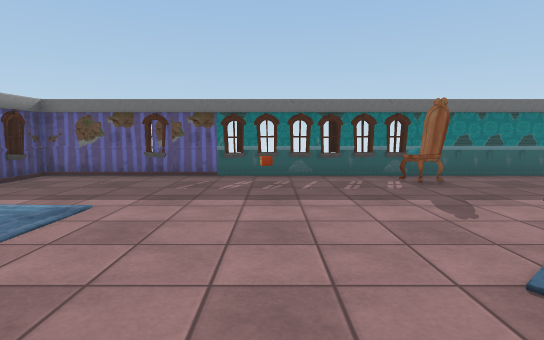
[1] (above)

16 first-person views from a walk through a 3-D level made in the Unity game engine. The camera is 1.2 m above the floor, tilts 6° down and sees 80° across. The floor is counted in squares, 1 m on a side. Each view is taken from the middle of a square. On the plan, view 1 faces up. The plan holds only what a view shows up to about 14 squares ahead; the rest is blank. The place goes on beyond the plan. Some animated figures are left out. Some surface patterns are stand-ins.

[2]
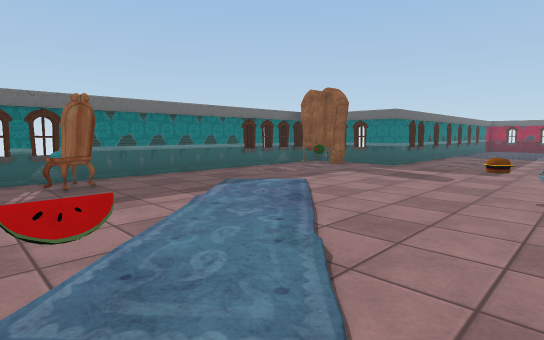

[3]
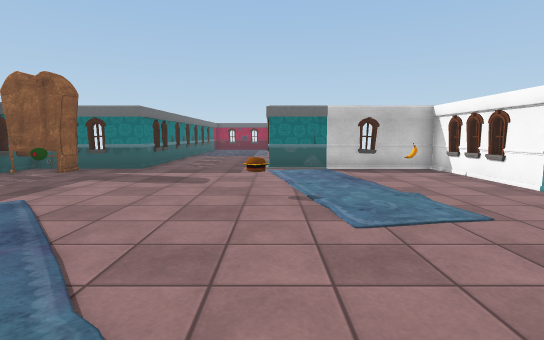

[4]
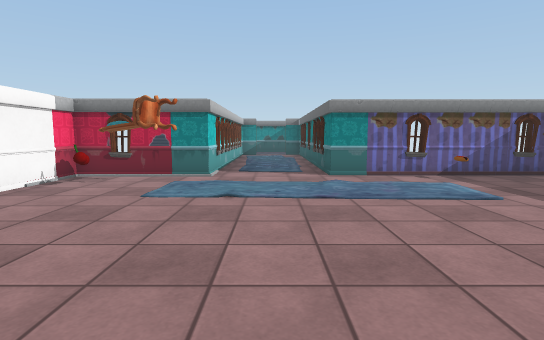

[5]
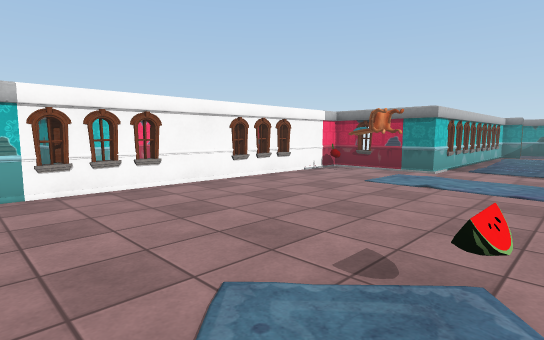

[6]
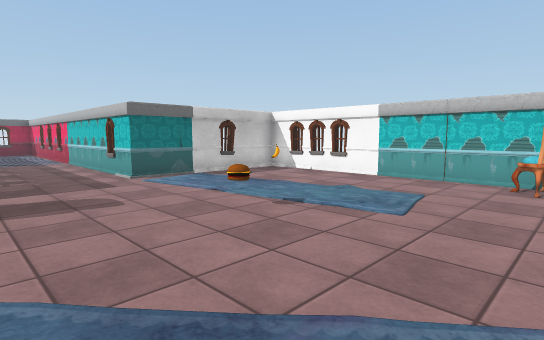

[7]
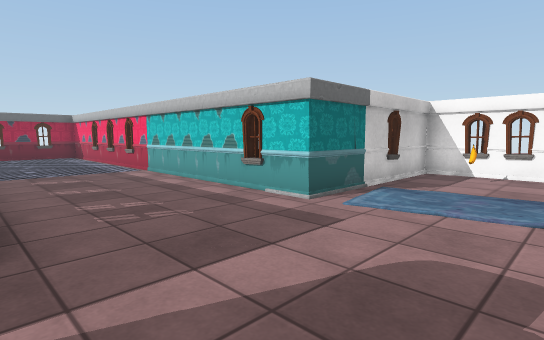

[8]
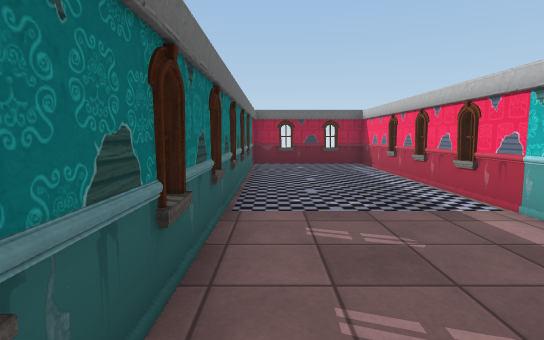

[9]
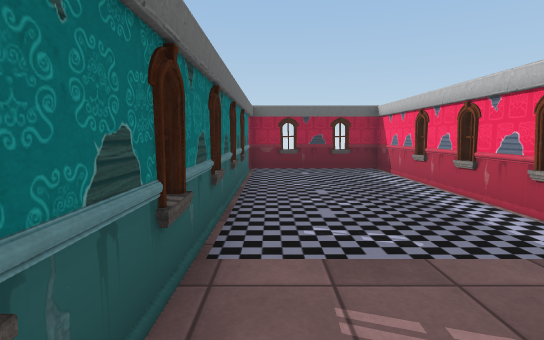

[10]
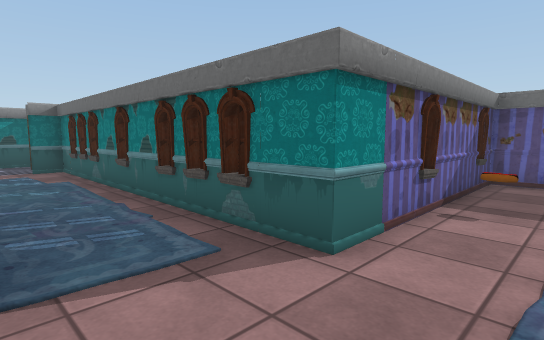

[11]
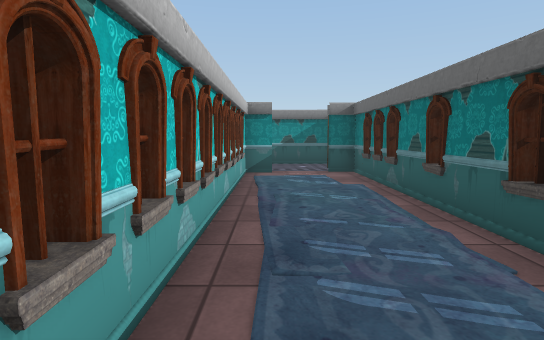

[12]
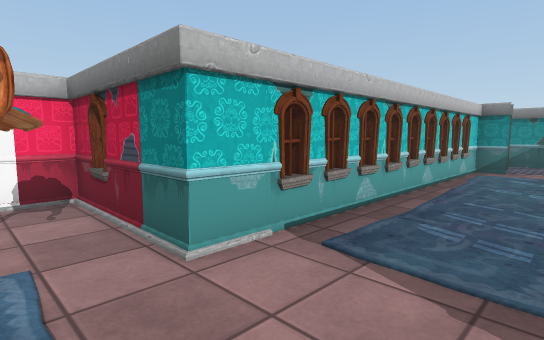

[13]
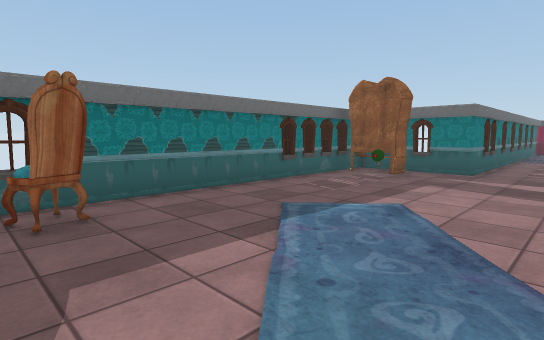

[14]
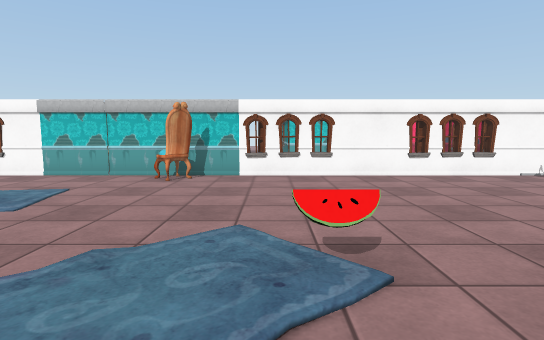

[15]
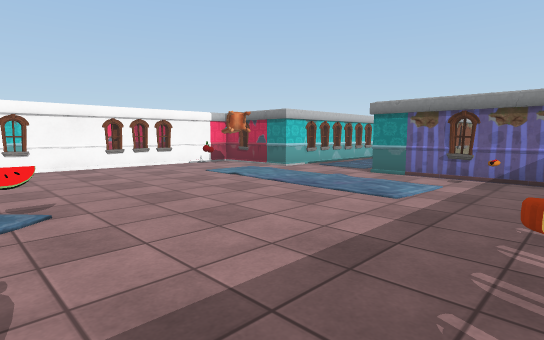

[16]
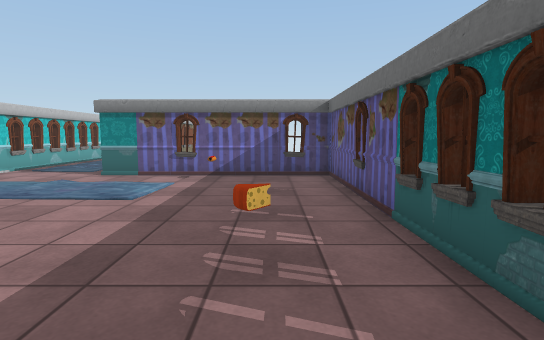

### Floor plan
Points are (right, up) in squares from view 1. A wall is a line through its corners. A room is listed if a view was taken in it or the views show most of it. See-through windows are left out.
Room 1 (views 1, 2, 3, 4, 5, 6, 7, 8, 9, 10, 11, 12, 13, 14, 15, 16)
walls: (2.8, -4.6) (3.2, -5.1); (0.9, 9.8) (0.5, 9.5); (0.1, 10) (-0.4, 9.7); (-1, 10) (-1.3, 9.6); (15.1, 7.4) (14.8, 7.7); (-1.7, -5) (-1.3, -5.3); (-6.7, 5.8) (-6.7, 5); (-6.9, -3.1) (-6.9, -3.9); (-8.4, 2.9) (-8.8, 2.6); (-8.6, -0.7) (-8.2, -1); (-10.3, 3) (-10.8, 2.6); (-17.7, 0.1) (-17.7, -0.9) (-6.7, -0.9) (-6.7, -4.9) (14.9, -4.9) (14.9, 1.1) (30.9, 1.1) (30.9, 5.8) (14.9, 5.8) (14.9, 9.8) (-6.9, 9.8) (-6.9, 2.8) (-17.9, 2.8) (-17.9, 1.9)
ways out: opening at (-18, 1)
objects: chair (-6, -3) to (-5, -2); other object (-6, 6); other object (-5, -4); cheese (0, 8); other object (2, 2) to (3, 3); chair (4, 8) to (4, 9); chair (5, -4) to (6, -4); other object (9, 1) to (10, 1); other object (12, 8); other object (13, -3); wardrobe (13, 8) to (14, 9)

Where each view was taken, in squares from view 1:
view 1: 0 up, 0 right, facing up
view 2: 0 up, 2 right, facing up-right
view 3: 1 up, 3 right, facing right
view 4: 1 up, 3 right, facing left
view 5: 3 up, 5 right, facing down-left
view 6: 5 up, 5 right, facing down-right
view 7: 6 up, 11 right, facing down-right
view 8: 5 up, 17 right, facing right
view 9: 5 up, 19 right, facing right
view 10: 0 up, 5 left, facing up-left
view 11: 0 up, 7 left, facing left
view 12: 2 up, 5 left, facing down-left
view 13: 3 up, 3 right, facing up-right
view 14: 5 up, 3 right, facing down
view 15: 8 up, 3 right, facing down-left
view 16: 8 up, 3 right, facing left
